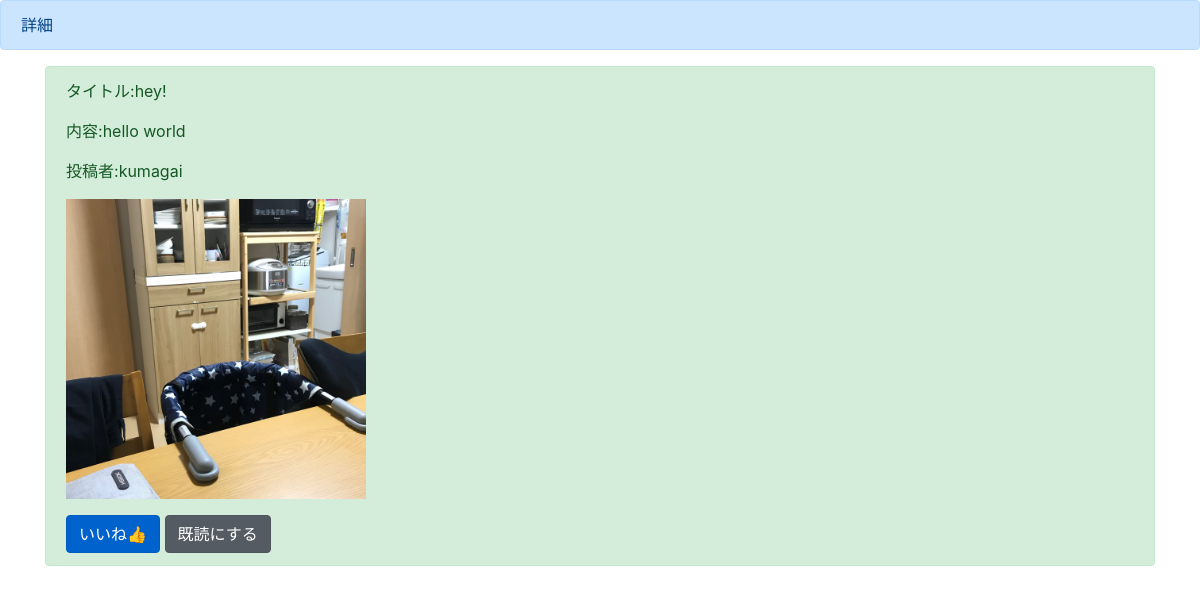
/detail/1, run on the app's committed database.
### sns_app/models.py (models this page shows)
class SnsModel(models.Model):
    title = models.CharField(max_length=100)
    content = models.TextField()
    contributor = models.CharField(max_length=50)
    image = models.ImageField(upload_to='')
    good = models.IntegerField(null=True, blank=True, default=0)
    read = models.IntegerField(null=True, blank=True, default=0)
    readtext = models.CharField(max_length=100, null=True, blank=True, default='a')

### sns_app/views.py (the view)
# urls.py: path('detail/<int:pk>', detailfunc, name='detail'),
def detailfunc(request, pk):
    object = SnsModel.objects.get(pk=pk)
    return render(request, 'detail.html', {'object': object})

### templates/detail.html (shortened to what this page needs)
{% extends 'base.html' %}
{% block header %}
    <div class="alert alert-primary" role="alert">
        詳細
    </div>
{% endblock header %}
{% block content %}
    <div class="container">
        <div class="alert alert-success" role="alert">
            <p>タイトル:{{ object.title }}</p>
            <p>内容:{{ object.content }}</p>
            <p>投稿者:{{ object.contributor }}</p>
            <p><img src='{{ object.image.url }}' width=300></p>
            <a href="{% url 'good' object.pk %}" class="btn btn-primary active" role="button"
               aria-pressed="true">いいね👍</a>
            <a href="{% url 'read' object.pk %}" class="btn btn-secondary active" role="button" aria-pressed="true">既読にする</a>
        </div>
    </div>
{% endblock content %}

### data on the page
SnsModel: title "hey!", content "hello world", contributor "kumagai", image (picture)
